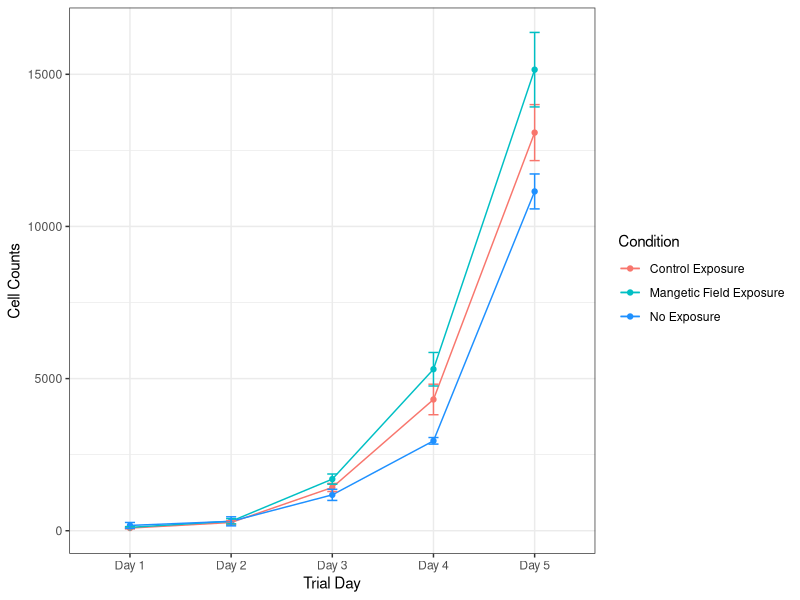
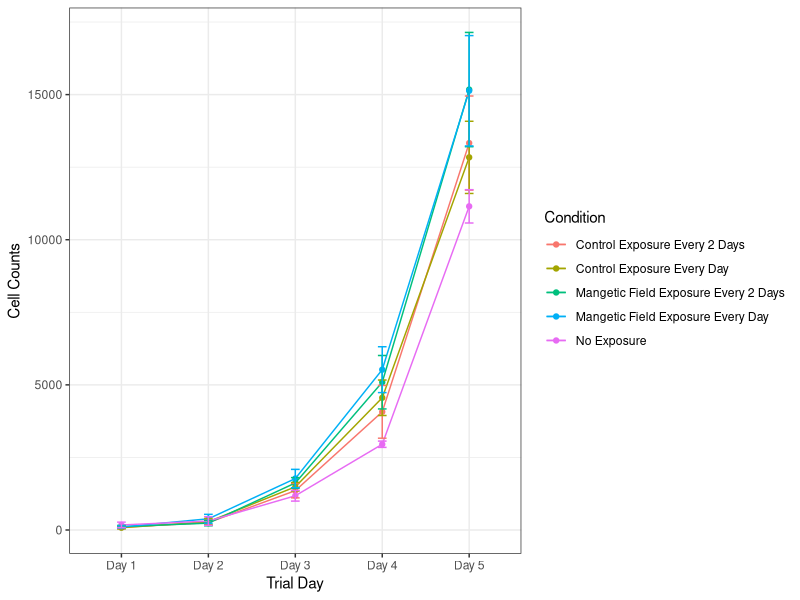

Write R code to recreate these figures, in order.
## ---- chunk 1
rm(list = ls())

library(here)
library(tidyverse)
## ---- chunk 2
raw <- read_csv(here("Data","MP1_HT22_optimization.csv"))
## ---- chunk 3
counts1 <- raw %>%
  pivot_longer(cols = 2:16,
               names_to = "Day",
               values_to = "Cell_Count")%>%
  mutate(Day = case_when(Day %in% c("Day 1...2", "Day 1...12", "Day 1...7") ~ "Day 1"
        ,TRUE ~ Day),
         Day = case_when(Day %in% c("Day 2...3", "Day 2...8", "Day 2...13") ~ "Day 2", TRUE ~ Day),
        Day = case_when(Day %in% c("Day 3...4", "Day 3...9", "Day 3...14")~ "Day 3", TRUE ~ Day),
        Day = case_when(Day %in% c("Day 4...5", "Day 4...10", "Day 4...15") ~ "Day 4", TRUE ~ Day),
        Day = case_when(Day %in% c("Day 5...6", "Day 5...11", "Day 5...16")~ "Day 5", TRUE~Day),
        Condition = case_when(Condition %in% c("Control 1", "Control 2")~ "Control Exposure", TRUE ~Condition),
        Condition = case_when(Condition %in% c("Bfield 1", "Bfield 2")~"Mangetic Field Exposure", TRUE~Condition),
        Condition = case_when(Condition %in% c("Control 0")~"No Exposure", TRUE~Condition)
        ) 
  
  
## ---- chunk 4
mean_counts1 <- counts1 %>% 
  filter(!is.na(Day), !is.na(Condition), !is.na(Cell_Count)) %>%
    group_by(Condition,Day) %>% summarise(
      meancounts = mean(Cell_Count),
      secounts = sd(Cell_Count)/sqrt(sum(!is.na(Cell_Count)))
  
       )
## ---- chunk 5
ggplot(mean_counts1, aes(Day, meancounts, color = Condition, group = Condition))+
     geom_point()+
     geom_line()+
     scale_color_manual(values=c('#F8766D','#00BFC4', "dodgerblue"))+
     geom_errorbar(aes(ymin = meancounts - secounts,
                       ymax = meancounts + secounts), width = 0.1)+
    theme_bw()+
    #theme(legend.position="none")+
    xlab("Trial Day")+
    ylab("Cell Counts")
   # annotate("text", x = c(2,3,4,5,6), y = c(100, 125, 180, 275, 370),
           #label = expression("*"))
## ---- chunk 6
counts2 <- raw %>%
  pivot_longer(cols = 2:16,
               names_to = "Day",
               values_to = "Cell_Count")%>%
  mutate(Day = case_when(Day %in% c("Day 1...2", "Day 1...12", "Day 1...7") ~ "Day 1"
        ,TRUE ~ Day),
         Day = case_when(Day %in% c("Day 2...3", "Day 2...8", "Day 2...13") ~ "Day 2", TRUE ~ Day),
        Day = case_when(Day %in% c("Day 3...4", "Day 3...9", "Day 3...14")~ "Day 3", TRUE ~ Day),
        Day = case_when(Day %in% c("Day 4...5", "Day 4...10", "Day 4...15") ~ "Day 4", TRUE ~ Day),
        Day = case_when(Day %in% c("Day 5...6", "Day 5...11", "Day 5...16")~ "Day 5", TRUE~Day),
        Condition = case_when(Condition %in% c("Control 1")~ "Control Exposure Every Day", TRUE ~Condition),
        Condition = case_when(Condition %in% c("Control 2")~ "Control Exposure Every 2 Days", TRUE ~Condition),
        Condition = case_when(Condition %in% c("Bfield 1")~"Mangetic Field Exposure Every Day", TRUE~Condition),
        Condition = case_when(Condition %in% c("Bfield 2")~"Mangetic Field Exposure Every 2 Days", TRUE~Condition),
        Condition = case_when(Condition %in% c("Control 0")~"No Exposure", TRUE~Condition)
        ) 
## ---- chunk 7
mean_counts2 <- counts2 %>% 
  filter(!is.na(Day), !is.na(Condition), !is.na(Cell_Count)) %>%
    group_by(Condition,Day) %>% summarise(
      meancounts = mean(Cell_Count),
      secounts = sd(Cell_Count)/sqrt(sum(!is.na(Cell_Count)))
  
       )
## ---- chunk 8
ggplot(mean_counts2, aes(Day, meancounts, color = Condition, group = Condition))+
     geom_point()+
     geom_line()+
     #scale_color_manual(values=c('#F8766D','#00BFC4', "dodgerblue"))+
     geom_errorbar(aes(ymin = meancounts - secounts,
                       ymax = meancounts + secounts), width = 0.1)+
    theme_bw()+
    #theme(legend.position="none")+
    labs(x ="Trial Day", y = "Cell Counts")
    
